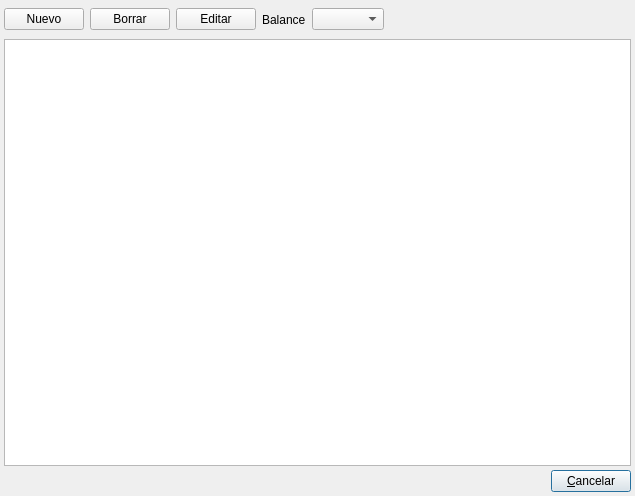
<?xml version="1.0" encoding="UTF-8"?>
<ui version="4.0">
 <class>BcMasaPatrimonialListBase</class>
 <widget class="QDialog" name="BcMasaPatrimonialListBase">
  <property name="geometry">
   <rect>
    <x>0</x>
    <y>0</y>
    <width>635</width>
    <height>496</height>
   </rect>
  </property>
  <property name="windowTitle">
   <string>Masas Patrimoniales</string>
  </property>
  <layout class="QGridLayout">
   <property name="margin">
    <number>4</number>
   </property>
   <property name="spacing">
    <number>4</number>
   </property>
   <item row="2" column="0">
    <layout class="QHBoxLayout">
     <property name="spacing">
      <number>6</number>
     </property>
     <property name="margin">
      <number>0</number>
     </property>
     <item>
      <spacer>
       <property name="orientation">
        <enum>Qt::Horizontal</enum>
       </property>
       <property name="sizeType">
        <enum>QSizePolicy::Expanding</enum>
       </property>
       <property name="sizeHint" stdset="0">
        <size>
         <width>321</width>
         <height>20</height>
        </size>
       </property>
      </spacer>
     </item>
     <item>
      <widget class="QPushButton" name="mui_cancelar">
       <property name="text">
        <string>&amp;Cancelar</string>
       </property>
      </widget>
     </item>
    </layout>
   </item>
   <item row="0" column="0">
    <layout class="QHBoxLayout">
     <property name="spacing">
      <number>6</number>
     </property>
     <property name="margin">
      <number>0</number>
     </property>
     <item>
      <widget class="QPushButton" name="mui_nuevo">
       <property name="text">
        <string>Nuevo</string>
       </property>
      </widget>
     </item>
     <item>
      <widget class="QPushButton" name="mui_borrar">
       <property name="text">
        <string>Borrar</string>
       </property>
      </widget>
     </item>
     <item>
      <widget class="QPushButton" name="mui_editar">
       <property name="text">
        <string>Editar</string>
       </property>
      </widget>
     </item>
     <item>
      <widget class="QLabel" name="textLabel1">
       <property name="text">
        <string>Balance</string>
       </property>
      </widget>
     </item>
     <item>
      <widget class="QComboBox" name="comboBox1"/>
     </item>
     <item>
      <spacer>
       <property name="orientation">
        <enum>Qt::Horizontal</enum>
       </property>
       <property name="sizeType">
        <enum>QSizePolicy::Expanding</enum>
       </property>
       <property name="sizeHint" stdset="0">
        <size>
         <width>120</width>
         <height>31</height>
        </size>
       </property>
      </spacer>
     </item>
    </layout>
   </item>
   <item row="1" column="0">
    <widget class="QTableWidget" name="mui_tabla">
     <property name="editTriggers">
      <set>QAbstractItemView::NoEditTriggers</set>
     </property>
     <property name="selectionMode">
      <enum>QAbstractItemView::SingleSelection</enum>
     </property>
     <property name="selectionBehavior">
      <enum>QAbstractItemView::SelectRows</enum>
     </property>
    </widget>
   </item>
  </layout>
 </widget>
 <layoutdefault spacing="6" margin="11"/>
 <resources/>
 <connections/>
</ui>
